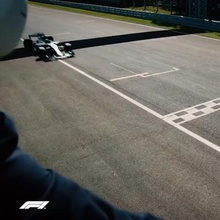
%> input picture 2. Video/f1_1.jpg, 220 x 220 px, shrunk from 400 x 400 before the run; its folder holds only this picture in this run
$ octave main_vid.m   (GNU Octave 9; MATLAB toolbox functions it lacks are replaced by stand-ins)
%> lines starting %> are read from the running program, lines starting %| are printed output that depends on the picture
### 2. Video/img_transmission_process.m
% L.B.I.P Thilakasiri - E/16/367

% Contents:- Image Transmission Procedure
% 01. DCT
% 02. Quantization
% 03. Huffman Coding at the transmitting End
% 04. Hufman DecodiNg at the Receiving End
% 05. Inverse DCT

function [inverse_dct_blocked] = img_transmission_process(gray_f)
    blocked = blkproc(gray_f,[8 8],'dct2'); % dct2 => 2D DCT
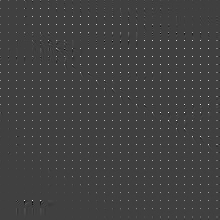
%> blocked: size 220x220 double; min -2.18, max 6.47, mean 0.0484; drawn with min black and max white
    % The Resultant Valules are in 0.00x Range
    % Therefore, Scaled by 1000 and Rounded Up
    blocked = (blocked.*1000);
    [quantized, method, Q] = Quantization(blocked); % Quantization
    [huff_dict, encoded_gray_img] = huffman_encode(quantized); % Image Compression
    resized_img = huffman_decode(huff_dict, encoded_gray_img); % Image Decompression
    dequant = deQuantization(resized_img, method, Q); % Dequantization
    inverse_dct_blocked = blkproc(dequant,[8 8],'idct2'); % IDCT Transform

    figure; imshow(inverse_dct_blocked); title('Predicted Lossy Intra Frame Based on Original Frame - E/16/367');
    %figure; imhist(inverse_dct_blocked); title('Reconstructed Image Color Histogram - E/16/367');
end

### 2. Video/Quantization.m
% L.B.I.P Thilakasiri - E/16/367

% Contents:- Quantization

% Quantization
% Requesting Level of Quantization

function [quantized, method, Q] = Quantization(blocked)
method = (input('Requested Quantization Method => Level Quantization (1), JPEG Matrix (2) ? '));
%> the answer given: 1

if method == 1
    Q = (input('Requested Quantization Level ? '));
%> the answer given: 3
    quantized = blocked./(255/Q);
    quantized = round(quantized);
    quantized = (quantized.*(255/Q));
    figure; imshow(uint8(quantized)); title('Quantized Image - E/16/367');
%> after `imshow(uint8(quantized))`:
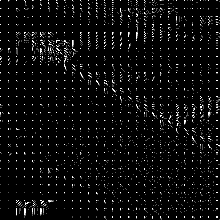
%> displayed picture: size 220x220, on the screen's scale of 0 to 255; min 0, max 255, mean 11.8
%> in img_transmission_process, `[quantized, method, Q] = Quantization(blocked);`: method = 1; Q = 3

elseif method == 2
    level = (input('Requested Quantization Matrix => Q10 (1), Q50 (2), Q90 (3) ? '));

    if level == 1                       % Q10
        Q = [80 60 50 80 120 200 255 255;
            55 60 70 95 130 255 255 255;
            70 65 80 120 200 255 255 255;
            70 85 110 145 255 255 255 255;
            90 110 185 255 255 255 255 255;
            120 175 255  255 255 255 255 255;
            245 255 255 255 255 255 255 255;
            255 255 255 255 255 255 255 255];

        Q_div = repmat(Q,50)
        quantized = blocked./Q_div;
        quantized = ceil(quantized);

    elseif level == 2                   % Q50
        Q = [16 11 10 16 24 40 51 61;
       12 12 14 19 26 58 60 55;
       14 13 16 24 40 57 69 56;
       14 17 22 29 51 87 80 62;
       18 22 37 56 68 109 103 77;
       24 35 55 64 81 104 113 92;
       49 64 78 87 103 121 120 101;
       72 92 95 98 112 100 103 99];

        Q_div = repmat(Q,50)
        quantized = blocked./Q_div;
        quantized = ceil(quantized);

    elseif level == 3                   % Q90
        Q = [3 2 2 3 5 8 10 12;
    2 2 3 4 5 12 12 11;
    3 3 3 5 8 11 14 11;
    3 3 4 6 10 17 16 12;
    4 4 7 11 14 22 21 15;
    5 7 11 13 16 12 23 18;
    10 13 16 17 21 24 24 21;
    14 18 19 20 22 20 20 20];

        Q_div = repmat(Q,50)
        quantized = blocked./Q_div;
        quantized = ceil(quantized);

    else
        disp('Invalid Input!')
    end

    figure; imshow(quantized); title('Quantized Image - E/16/367');
else
     disp('Invalid Input!')
end

Q

### 2. Video/huffman_encode.m
% L.B.I.P Thilakasiri - E/16/367

% Contents:- Huffman Encoding

function [huff_dict, encoded_gray_img] = huffman_encode(quantized)

    % Finding Probabilities
    [g, ~, intensity_val] = grp2idx(quantized(:));
%> intensity_val = 94 values, max 6460 at index 93, min -2210 at index 89, mean 1924.3
    freq = accumarray(g, 1);
%> freq = 94 values, max 41461 at index 2, min 1 at index 50, mean 514.9
    prob = freq./(400*400);
%> prob = 94 values, max 0.259 at index 2, min 6.25e-06 at index 50, mean 0.00322
    t = table(intensity_val, freq, prob) % table(element, count, prob);
%> t = 94 items; first 5, intensity_val, freq and prob: 1785 14 8.75e-05, 0 41461 0.259, 1700 7 4.37e-05, 1530 12 7.5e-05, 1615 16 0.0001

    % Huffman Coding
%> the run ends on the next line
    huff_dict = huffmandict(intensity_val,prob);
    encoded_gray_img = huffmanenco(quantized(:),huff_dict);
end

### 2. Video/main_vid.m
% % L.B.I.P Thilakasiri - E/16/367
%
% % Main file for Video - [Compression, Transmission & Reconstruction]
%
% % Contents:
% % 01. Reading the Frames and GrayScale Conversion
% % 02. Choosing the Previous Frame as Reference
% % 03. Division of 8x8 Blocks of the Previous Frame
% % 04. Discrete Cosine Transform of the Previous Frame
% % 05. Quantization of the Previous Frame
% % 06. Huffman Coding of the Previous Frame
% % 07. Huffman Decoding of the Previous Frame
% % 08. Dequantization of the Previous Frame & Re-merging Blocks
% % 09. Store the Predicted Lossy Ref Frame Based on Original Previous Frame
% % 10. Motion Estimation - Motion Vectors and Block Matching
% % 11. Transmission
% % 12. Recreating the Frames using the MV, Ref and Residues
%
clc;
clear all;
close all;

% Reading two Consecutive Frames & Varible Defenition

block_size = 8; % Block Size
no_frames = 2; % Number of Frames
frame_list = cell(1,10);
gray_list = cell(1,10);
inverse_dct_blocked = cell(1,10);
recon = cell(1,10);

for i = 1:10

    frame_list{1,i} = imread(sprintf('f1_%d.jpg',i));
    gray_list{1,i} = rgb2gray(frame_list{1,i});
    gray_list{1,i} = im2double(gray_list{1,i});

    % DCT, Entropy Coding, Decoding and IDCT of the Intra Frames
    inverse_dct_blocked{1,i} = img_transmission_process(gray_list{1,i});
